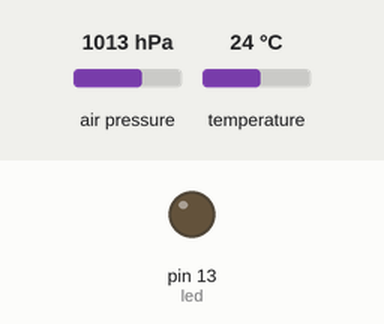
Simulated run of this sketch. Board: Arduino Uno, built with avr-gcc and run on an emulated ATmega328P. Parts: output pins drawn as LEDs (lit = HIGH). Inputs (shaded band) come from the test bench; at power-on: air pressure 1013 hPa, temperature 24 °C.

Above: at 0.1 s.
At 2.1 s:
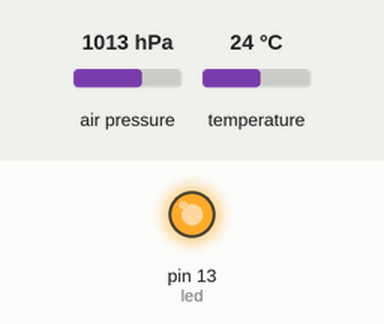
Timing chart, 0 to 3.6 s (numbered marks = the images above):
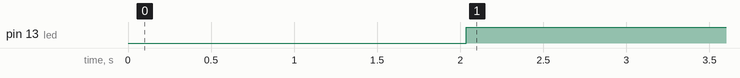

Measured:
- by itself, pin 13 (led): LOW → HIGH at 2.0 s

The sketch:

bmp180_test.ino
```cpp
#include <SFE_BMP180.h>

int led = 13;

SFE_BMP180 sensor;

double t,p,p0,a0;

// the setup routine runs once when you press reset:
void setup() {
  // initialize the digital pin as an output.
  pinMode(led, OUTPUT);
  sensor.begin();

  double pSum = 0;

  for(byte b = 0; b < 64; b++) {
    delay(sensor.startTemperature());
    sensor.getTemperature(t);
    delay(sensor.startPressure(3));
    sensor.getPressure(p0, t);
    pSum += p0;
  }

  p = p0 = pSum / 64;
  a0 = sensor.altitude(p0,p0);
}

// the loop routine runs over and over again forever:
void loop() {
  delay(sensor.startTemperature());
  sensor.getTemperature(t);
  delay(sensor.startPressure(3));

  double pN;
  sensor.getPressure(pN, t);

  p = 0.9*p + 0.1*pN;

  double da = abs(sensor.altitude(p,p0) - a0);

  if(da <= 0.5) {
    digitalWrite(led, HIGH);
  } else {
    digitalWrite(led, LOW);
  }
}
```
